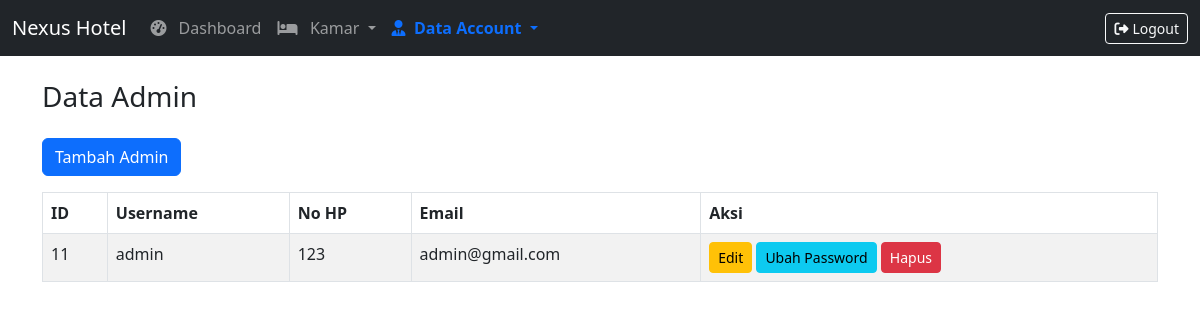
The app's page /admin/dtadmin.php, older data.
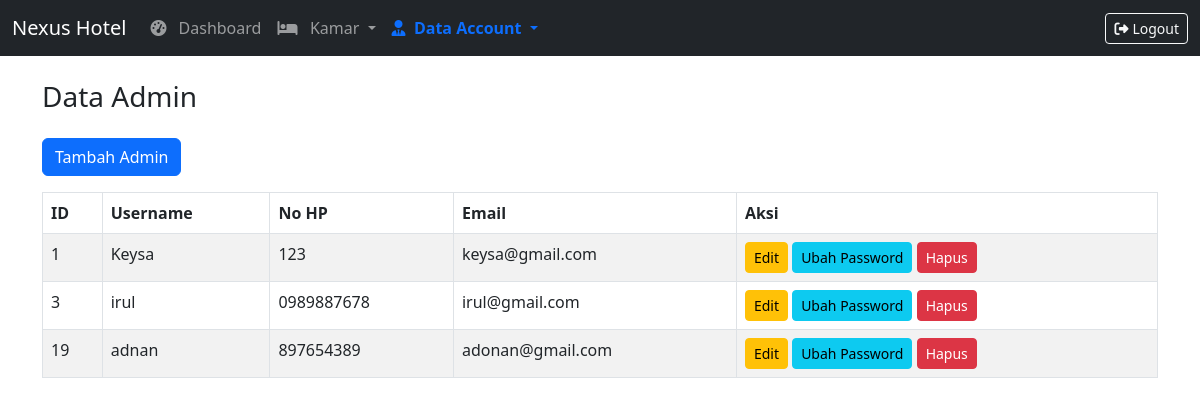
The same page, newer data.
### tables this page shows
CREATE TABLE `cust` (
  `id_cust` int(12) NOT NULL,
  `username` varchar(255) NOT NULL,
  `email` varchar(255) NOT NULL,
  `password` varchar(255) NOT NULL,
  `no_hp` varchar(15) NOT NULL,
  `role` enum('customer','admin') DEFAULT 'customer'
);

### admin/dtadmin.php (the view, shortened to what this page needs)
<?php
require_once '../koneksi.php';
$currentPage = 'dtadmin';
$result = $conn->query("SELECT * FROM cust WHERE role='admin'");
?>
<!DOCTYPE html>
<html lang="en">
<head>
  <link href="https://cdn.jsdelivr.net/npm/bootstrap@5.3.0/dist/css/bootstrap.min.css" rel="stylesheet" />
  <link rel="stylesheet" href="https://cdnjs.cloudflare.com/ajax/libs/font-awesome/6.4.0/css/all.min.css" />
</head>
<body>
  <nav class="navbar navbar-expand-lg navbar-dark bg-dark d-none d-lg-flex">
    <div class="container-fluid">
      <a class="navbar-brand" href="dashboard.php">Nexus Hotel</a>
      <div class="collapse navbar-collapse">
        <ul class="navbar-nav me-auto mb-2 mb-lg-0">
          <li class="nav-item">
            <a class="nav-link <?php if ($currentPage == 'dashboard')
              echo 'active'; ?>" href="dashboard.php">
              <i class="fas fa-tachometer-alt me-2"></i> Dashboard
            </a>
          </li>
          <li class="nav-item dropdown">
            <a class="nav-link dropdown-toggle <?php if ($currentPage == 'kamar' || $currentPage == 'tambah')
              echo 'active'; ?>" data-bs-toggle="dropdown" href="#" role="button" aria-expanded="false">
              <i class="fas fa-bed"></i> &nbsp; Kamar
            </a>
          </li>
          <li class="nav-item dropdown">
            <a class="nav-link dropdown-toggle <?php if ($currentPage == 'dtadmin' || $currentPage == 'dtcust')
              echo 'active'; ?>" data-bs-toggle="dropdown" href="#" role="button" aria-expanded="false">
              <i class="fas fa-user-tie"></i>&nbsp; Data Account
            </a>
          </li>
        </ul>
        <a href="../logout.php" class="btn btn-outline-light btn-sm"><i class="fas fa-sign-out-alt me-1"></i>Logout</a>
      </div>
    </div>
  </nav>
  <div class="container py-4">
    <h3>Data Admin</h3>
    <button class="btn btn-primary my-3" data-bs-toggle="modal" data-bs-target="#modalTambah">Tambah Admin</button>
    <table class="table table-bordered table-striped">
      <thead>
        <tr>
          <th>ID</th>
          <th>Username</th>
          <th>No HP</th>
          <th>Email</th>
          <th>Aksi</th>
        </tr>
      </thead>
      <tbody>
        <?php while ($admin = $result->fetch_assoc()): ?>
          <tr>
            <td><?= $admin['id_cust'] ?></td>
            <td><?= htmlspecialchars($admin['username']) ?></td>
            <td><?= htmlspecialchars($admin['no_hp']) ?></td>
            <td><?= htmlspecialchars($admin['email']) ?></td>
            <td>
              <button class="btn btn-sm btn-warning" data-bs-toggle="modal" data-bs-target="#modalEdit"
                data-id="<?= $admin['id_cust'] ?>" data-username="<?= htmlspecialchars($admin['username']) ?>"
                data-no_hp="<?= htmlspecialchars($admin['no_hp']) ?>"
                data-email="<?= htmlspecialchars($admin['email']) ?>">
                Edit
              </button>
              <button class="btn btn-sm btn-info" data-bs-toggle="modal" data-bs-target="#modalPassword"
                data-id="<?= $admin['id_cust'] ?>">
                Ubah Password
              </button>
              <a href="?hapus=<?= $admin['id_cust'] ?>" class="btn btn-sm btn-danger"
                onclick="return confirm('Yakin mau hapus admin ini?')">Hapus</a>
            </td>
          </tr>
        <?php endwhile; ?>
      </tbody>
    </table>
  </div>
</body>
</html>

### admin/dtadmin.php (style rules this page uses)
.nav-link.active { font-weight: bold; color: #0d6efd !important; }
.container { margin-left: auto; }

Row changes from the older to the newer data that the page shows:
removed cust: id_cust "11", username "admin", no_hp "123", email "admin@gmail.com"
added cust: id_cust "1", username "Keysa", no_hp "123", email "keysa@gmail.com"
added cust: id_cust "3", username "irul", no_hp "0989887678", email "irul@gmail.com"
added cust: id_cust "19", username "adnan", no_hp "897654389", email "adonan@gmail.com"
